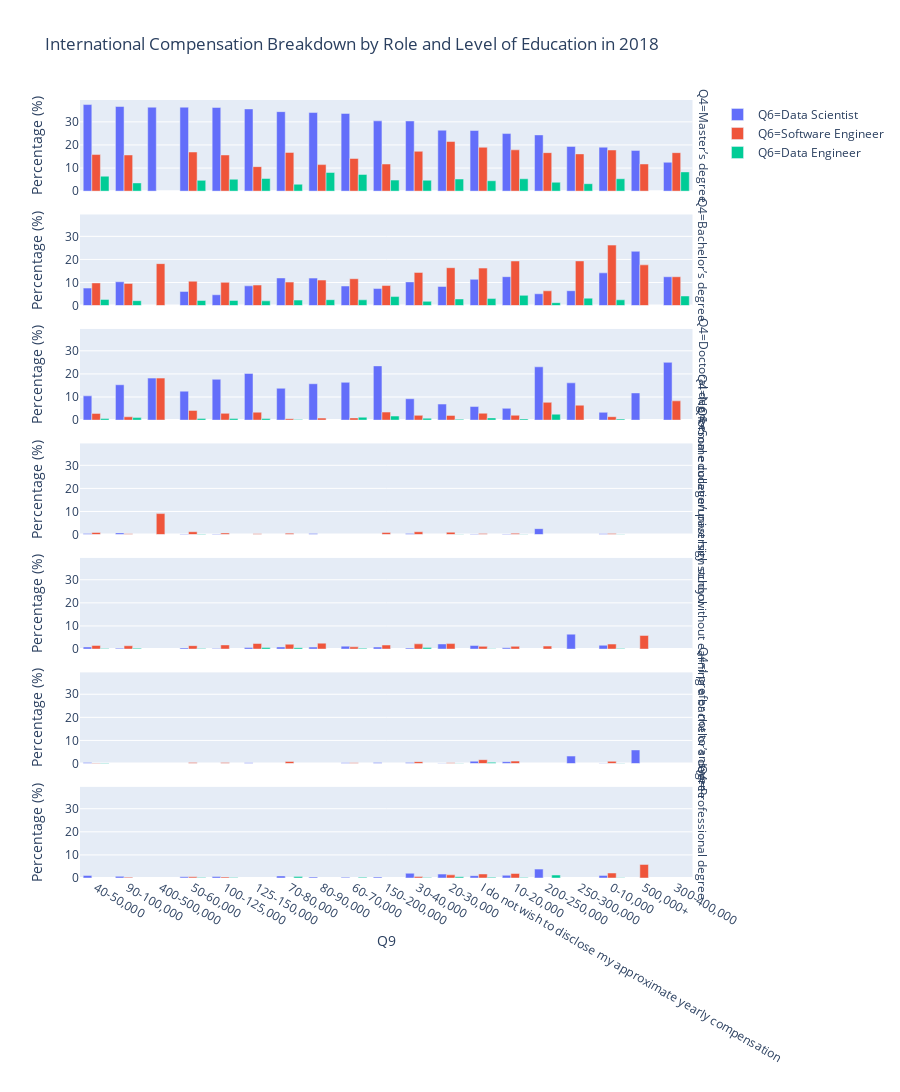

Notebook code cell kept with this figure:
### Code cell
fig = px.bar(df_test, x = 'Q9', y = 'Percentage', title= 'International Compensation Breakdown by Role and Level of Education in 2018', 
             color = 'Q6' , barmode='group', labels={'Percentage':'Percentage (%)'}, facet_row='Q4', height = 3000)
fig.show()

### Figure 1 — Plotly figure (JSON) as saved in the notebook; plotly's stock layout.template omitted (floating-point values rounded to 4 significant figures)
{"data": [{"alignmentgroup": "True", "hoverlabel": {"namelength": 0}, "hovertemplate": "Q6=Data Scientist<br>Q4=Master’s degree<br>Q9=%{x}<br>Percentage (%)=%{y}", "legendgroup": "Q6=Data Scientist", "marker": {"color": "#636efa"}, "name": "Q6=Data Scientist", "offsetgroup": "Q6=Data Scientist", "orientation": "v", "showlegend": true, "textposition": "auto", "type": "bar", "x": ["40-50,000", "90-100,000", "400-500,000", "50-60,000", "100-125,000", "125-150,000", "70-80,000", "80-90,000", "60-70,000", "150-200,000", "30-40,000", "20-30,000", "I do not wish to disclose my approximate yearly compensation", "10-20,000", "200-250,000", "250-300,000", "0-10,000", "500,000+", "300-400,000"], "xaxis": "x7", "y": [37.5, 36.65, 36.36, 36.36, 36.24, 35.62, 34.43, 34.04, 33.65, 30.43, 30.39, 26.4, 26.25, 24.93, 24.36, 19.35, 19.03, 17.65, 12.5], "yaxis": "y7"}, {"alignmentgroup": "True", "hoverlabel": {"namelength": 0}, "hovertemplate": "Q6=Data Scientist<br>Q4=Bachelor’s degree<br>Q9=%{x}<br>Percentage (%)=%{y}", "legendgroup": "Q6=Data Scientist", "marker": {"color": "#636efa"}, "name": "Q6=Data Scientist", "offsetgroup": "Q6=Data Scientist", "orientation": "v", "showlegend": false, "textposition": "auto", "type": "bar", "x": ["500,000+", "0-10,000", "10-20,000", "300-400,000", "70-80,000", "80-90,000", "I do not wish to disclose my approximate yearly compensation", "90-100,000", "30-40,000", "125-150,000", "60-70,000", "20-30,000", "40-50,000", "150-200,000", "250-300,000", "50-60,000", "200-250,000", "100-125,000"], "xaxis": "x6", "y": [23.53, 14.19, 12.53, 12.5, 11.98, 11.91, 11.39, 10.32, 10.27, 8.562, 8.491, 8.291, 7.589, 7.391, 6.452, 6.143, 5.128, 4.698], "yaxis": "y6"}, {"alignmentgroup": "True", "hoverlabel": {"namelength": 0}, "hovertemplate": "Q6=Data Scientist<br>Q4=Doctoral degree<br>Q9=%{x}<br>Percentage (%)=%{y}", "legendgroup": "Q6=Data Scientist", "marker": {"color": "#636efa"}, "name": "Q6=Data Scientist", "offsetgroup": "Q6=Data Scientist", "orientation": "v", "showlegend": false, "textposition": "auto", "type": "bar", "x": ["300-400,000", "150-200,000", "200-250,000", "125-150,000", "400-500,000", "100-125,000", "60-70,000", "250-300,000", "80-90,000", "90-100,000", "70-80,000", "50-60,000", "500,000+", "40-50,000", "30-40,000", "20-30,000", "I do not wish to disclose my approximate yearly compensation", "10-20,000", "0-10,000"], "xaxis": "x5", "y": [25, 23.48, 23.08, 20.21, 18.18, 17.67, 16.35, 16.13, 15.74, 15.3, 13.77, 12.53, 11.76, 10.49, 9.24, 6.937, 5.874, 5.091, 3.374], "yaxis": "y5"}, {"alignmentgroup": "True", "hoverlabel": {"namelength": 0}, "hovertemplate": "Q6=Data Scientist<br>Q4=No formal education past high school<br>Q9=%{x}<br>Percentage (%)=%{y}", "legendgroup": "Q6=Data Scientist", "marker": {"color": "#636efa"}, "name": "Q6=Data Scientist", "offsetgroup": "Q6=Data Scientist", "orientation": "v", "showlegend": false, "textposition": "auto", "type": "bar", "x": ["200-250,000", "90-100,000", "40-50,000", "80-90,000", "30-40,000", "0-10,000", "I do not wish to disclose my approximate yearly compensation", "10-20,000", "50-60,000", "100-125,000"], "xaxis": "x4", "y": [2.564, 0.7117, 0.4464, 0.4255, 0.4107, 0.346, 0.2901, 0.2611, 0.2457, 0.2237], "yaxis": "y4"}, {"alignmentgroup": "True", "hoverlabel": {"namelength": 0}, "hovertemplate": "Q6=Data Scientist<br>Q4=Some college/university study without earning a bachelor’s degree<br>Q9=%{x}<br>Percentage (%)=%{y}", "legendgroup": "Q6=Data Scientist", "marker": {"color": "#636efa"}, "name": "Q6=Data Scientist", "offsetgroup": "Q6=Data Scientist", "orientation": "v", "showlegend": false, "textposition": "auto", "type": "bar", "x": ["250-300,000", "20-30,000", "0-10,000", "I do not wish to disclose my approximate yearly compensation", "60-70,000", "70-80,000", "40-50,000", "150-200,000", "80-90,000", "125-150,000", "10-20,000", "50-60,000", "30-40,000", "90-100,000", "100-125,000"], "xaxis": "x3", "y": [6.452, 2.2, 1.644, 1.523, 1.258, 0.8982, 0.8929, 0.8696, 0.8511, 0.6849, 0.5222, 0.4914, 0.4107, 0.3559, 0.2237], "yaxis": "y3"}, {"alignmentgroup": "True", "hoverlabel": {"namelength": 0}, "hovertemplate": "Q6=Data Scientist<br>Q4=I prefer not to answer<br>Q9=%{x}<br>Percentage (%)=%{y}", "legendgroup": "Q6=Data Scientist", "marker": {"color": "#636efa"}, "name": "Q6=Data Scientist", "offsetgroup": "Q6=Data Scientist", "orientation": "v", "showlegend": false, "textposition": "auto", "type": "bar", "x": ["500,000+", "250-300,000", "I do not wish to disclose my approximate yearly compensation", "10-20,000", "40-50,000", "150-200,000", "30-40,000", "125-150,000", "60-70,000", "0-10,000", "20-30,000"], "xaxis": "x2", "y": [5.882, 3.226, 1.015, 0.7833, 0.4464, 0.4348, 0.4107, 0.3425, 0.3145, 0.173, 0.1692], "yaxis": "y2"}, {"alignmentgroup": "True", "hoverlabel": {"namelength": 0}, "hovertemplate": "Q6=Data Scientist<br>Q4=Professional degree<br>Q9=%{x}<br>Percentage (%)=%{y}", "legendgroup": "Q6=Data Scientist", "marker": {"color": "#636efa"}, "name": "Q6=Data Scientist", "offsetgroup": "Q6=Data Scientist", "orientation": "v", "showlegend": false, "textposition": "auto", "type": "bar", "x": ["200-250,000", "30-40,000", "20-30,000", "10-20,000", "0-10,000", "40-50,000", "I do not wish to disclose my approximate yearly compensation", "70-80,000", "90-100,000", "100-125,000", "50-60,000", "150-200,000", "80-90,000", "60-70,000"], "xaxis": "x", "y": [3.846, 2.053, 1.692, 1.175, 1.125, 1.116, 1.015, 0.8982, 0.7117, 0.6711, 0.4914, 0.4348, 0.4255, 0.3145], "yaxis": "y"}, {"alignmentgroup": "True", "hoverlabel": {"namelength": 0}, "hovertemplate": "Q6=Software Engineer<br>Q4=Master’s degree<br>Q9=%{x}<br>Percentage (%)=%{y}", "legendgroup": "Q6=Software Engineer", "marker": {"color": "#EF553B"}, "name": "Q6=Software Engineer", "offsetgroup": "Q6=Software Engineer", "orientation": "v", "showlegend": true, "textposition": "auto", "type": "bar", "x": ["20-30,000", "I do not wish to disclose my approximate yearly compensation", "10-20,000", "0-10,000", "30-40,000", "50-60,000", "70-80,000", "200-250,000", "300-400,000", "250-300,000", "40-50,000", "100-125,000", "90-100,000", "60-70,000", "500,000+", "150-200,000", "80-90,000", "125-150,000"], "xaxis": "x7", "y": [21.49, 19.0, 17.89, 17.82, 17.25, 16.95, 16.77, 16.67, 16.67, 16.13, 15.85, 15.66, 15.66, 14.15, 11.76, 11.74, 11.49, 10.62], "yaxis": "y7"}, {"alignmentgroup": "True", "hoverlabel": {"namelength": 0}, "hovertemplate": "Q6=Software Engineer<br>Q4=Bachelor’s degree<br>Q9=%{x}<br>Percentage (%)=%{y}", "legendgroup": "Q6=Software Engineer", "marker": {"color": "#EF553B"}, "name": "Q6=Software Engineer", "offsetgroup": "Q6=Software Engineer", "orientation": "v", "showlegend": false, "textposition": "auto", "type": "bar", "x": ["0-10,000", "250-300,000", "10-20,000", "400-500,000", "500,000+", "20-30,000", "I do not wish to disclose my approximate yearly compensation", "30-40,000", "300-400,000", "60-70,000", "80-90,000", "50-60,000", "70-80,000", "100-125,000", "40-50,000", "90-100,000", "125-150,000", "150-200,000", "200-250,000"], "xaxis": "x6", "y": [26.21, 19.35, 19.32, 18.18, 17.65, 16.41, 16.24, 14.37, 12.5, 11.64, 11.06, 10.57, 10.18, 10.07, 9.821, 9.609, 8.904, 8.696, 6.41], "yaxis": "y6"}, {"alignmentgroup": "True", "hoverlabel": {"namelength": 0}, "hovertemplate": "Q6=Software Engineer<br>Q4=Doctoral degree<br>Q9=%{x}<br>Percentage (%)=%{y}", "legendgroup": "Q6=Software Engineer", "marker": {"color": "#EF553B"}, "name": "Q6=Software Engineer", "offsetgroup": "Q6=Software Engineer", "orientation": "v", "showlegend": false, "textposition": "auto", "type": "bar", "x": ["400-500,000", "300-400,000", "200-250,000", "250-300,000", "50-60,000", "150-200,000", "125-150,000", "I do not wish to disclose my approximate yearly compensation", "100-125,000", "40-50,000", "10-20,000", "30-40,000", "20-30,000", "0-10,000", "90-100,000", "60-70,000", "80-90,000", "70-80,000"], "xaxis": "x5", "y": [18.18, 8.333, 7.692, 6.452, 4.177, 3.478, 3.425, 2.973, 2.908, 2.902, 2.089, 2.053, 2.03, 1.471, 1.423, 0.9434, 0.8511, 0.5988], "yaxis": "y5"}, {"alignmentgroup": "True", "hoverlabel": {"namelength": 0}, "hovertemplate": "Q6=Software Engineer<br>Q4=No formal education past high school<br>Q9=%{x}<br>Percentage (%)=%{y}", "legendgroup": "Q6=Software Engineer", "marker": {"color": "#EF553B"}, "name": "Q6=Software Engineer", "offsetgroup": "Q6=Software Engineer", "orientation": "v", "showlegend": false, "textposition": "auto", "type": "bar", "x": ["400-500,000", "30-40,000", "50-60,000", "20-30,000", "40-50,000", "150-200,000", "100-125,000", "70-80,000", "10-20,000", "I do not wish to disclose my approximate yearly compensation", "0-10,000", "90-100,000", "125-150,000"], "xaxis": "x4", "y": [9.091, 1.232, 1.229, 1.015, 0.8929, 0.8696, 0.6711, 0.5988, 0.5222, 0.4351, 0.4325, 0.3559, 0.3425], "yaxis": "y4"}, {"alignmentgroup": "True", "hoverlabel": {"namelength": 0}, "hovertemplate": "Q6=Software Engineer<br>Q4=Some college/university study without earning a bachelor’s degree<br>Q9=%{x}<br>Percentage (%)=%{y}", "legendgroup": "Q6=Software Engineer", "marker": {"color": "#EF553B"}, "name": "Q6=Software Engineer", "offsetgroup": "Q6=Software Engineer", "orientation": "v", "showlegend": false, "textposition": "auto", "type": "bar", "x": ["500,000+", "80-90,000", "125-150,000", "20-30,000", "30-40,000", "0-10,000", "70-80,000", "100-125,000", "150-200,000", "40-50,000", "50-60,000", "90-100,000", "200-250,000", "10-20,000", "I do not wish to disclose my approximate yearly compensation", "60-70,000"], "xaxis": "x3", "y": [5.882, 2.553, 2.397, 2.369, 2.259, 2.163, 2.096, 1.79, 1.739, 1.562, 1.474, 1.423, 1.282, 1.175, 1.16, 0.9434], "yaxis": "y3"}, {"alignmentgroup": "True", "hoverlabel": {"namelength": 0}, "hovertemplate": "Q6=Software Engineer<br>Q4=I prefer not to answer<br>Q9=%{x}<br>Percentage (%)=%{y}", "legendgroup": "Q6=Software Engineer", "marker": {"color": "#EF553B"}, "name": "Q6=Software Engineer", "offsetgroup": "Q6=Software Engineer", "orientation": "v", "showlegend": false, "textposition": "auto", "type": "bar", "x": ["I do not wish to disclose my approximate yearly compensation", "10-20,000", "0-10,000", "70-80,000", "30-40,000", "50-60,000", "100-125,000", "20-30,000", "60-70,000", "40-50,000"], "xaxis": "x2", "y": [1.668, 1.044, 0.9516, 0.8982, 0.8214, 0.4914, 0.4474, 0.3384, 0.3145, 0.2232], "yaxis": "y2"}, {"alignmentgroup": "True", "hoverlabel": {"namelength": 0}, "hovertemplate": "Q6=Software Engineer<br>Q4=Professional degree<br>Q9=%{x}<br>Percentage (%)=%{y}", "legendgroup": "Q6=Software Engineer", "marker": {"color": "#EF553B"}, "name": "Q6=Software Engineer", "offsetgroup": "Q6=Software Engineer", "orientation": "v", "showlegend": false, "textposition": "auto", "type": "bar", "x": ["500,000+", "0-10,000", "10-20,000", "I do not wish to disclose my approximate yearly compensation", "20-30,000", "30-40,000", "50-60,000", "100-125,000", "90-100,000"], "xaxis": "x", "y": [5.882, 2.163, 1.958, 1.74, 1.354, 0.616, 0.4914, 0.4474, 0.3559], "yaxis": "y"}, {"alignmentgroup": "True", "hoverlabel": {"namelength": 0}, "hovertemplate": "Q6=Data Engineer<br>Q4=Master’s degree<br>Q9=%{x}<br>Percentage (%)=%{y}", "legendgroup": "Q6=Data Engineer", "marker": {"color": "#00cc96"}, "name": "Q6=Data Engineer", "offsetgroup": "Q6=Data Engineer", "orientation": "v", "showlegend": true, "textposition": "auto", "type": "bar", "x": ["300-400,000", "80-90,000", "60-70,000", "40-50,000", "125-150,000", "0-10,000", "10-20,000", "20-30,000", "100-125,000", "150-200,000", "30-40,000", "50-60,000", "I do not wish to disclose my approximate yearly compensation", "200-250,000", "90-100,000", "250-300,000", "70-80,000"], "xaxis": "x7", "y": [8.333, 8.085, 7.233, 6.473, 5.479, 5.363, 5.352, 5.245, 5.145, 4.783, 4.723, 4.668, 4.496, 3.846, 3.559, 3.226, 2.994], "yaxis": "y7"}, {"alignmentgroup": "True", "hoverlabel": {"namelength": 0}, "hovertemplate": "Q6=Data Engineer<br>Q4=Bachelor’s degree<br>Q9=%{x}<br>Percentage (%)=%{y}", "legendgroup": "Q6=Data Engineer", "marker": {"color": "#00cc96"}, "name": "Q6=Data Engineer", "offsetgroup": "Q6=Data Engineer", "orientation": "v", "showlegend": false, "textposition": "auto", "type": "bar", "x": ["10-20,000", "300-400,000", "150-200,000", "250-300,000", "I do not wish to disclose my approximate yearly compensation", "20-30,000", "40-50,000", "80-90,000", "60-70,000", "0-10,000", "70-80,000", "100-125,000", "50-60,000", "90-100,000", "125-150,000", "30-40,000", "200-250,000"], "xaxis": "x6", "y": [4.439, 4.167, 3.913, 3.226, 3.046, 2.876, 2.679, 2.553, 2.516, 2.509, 2.395, 2.237, 2.211, 2.135, 2.055, 1.848, 1.282], "yaxis": "y6"}, {"alignmentgroup": "True", "hoverlabel": {"namelength": 0}, "hovertemplate": "Q6=Data Engineer<br>Q4=Doctoral degree<br>Q9=%{x}<br>Percentage (%)=%{y}", "legendgroup": "Q6=Data Engineer", "marker": {"color": "#00cc96"}, "name": "Q6=Data Engineer", "offsetgroup": "Q6=Data Engineer", "orientation": "v", "showlegend": false, "textposition": "auto", "type": "bar", "x": ["200-250,000", "150-200,000", "60-70,000", "90-100,000", "I do not wish to disclose my approximate yearly compensation", "30-40,000", "50-60,000", "125-150,000", "100-125,000", "40-50,000", "10-20,000", "0-10,000", "20-30,000", "70-80,000"], "xaxis": "x5", "y": [2.564, 1.739, 1.258, 1.068, 0.9427, 0.8214, 0.7371, 0.6849, 0.6711, 0.6696, 0.5222, 0.4325, 0.3384, 0.2994], "yaxis": "y5"}, {"alignmentgroup": "True", "hoverlabel": {"namelength": 0}, "hovertemplate": "Q6=Data Engineer<br>Q4=No formal education past high school<br>Q9=%{x}<br>Percentage (%)=%{y}", "legendgroup": "Q6=Data Engineer", "marker": {"color": "#00cc96"}, "name": "Q6=Data Engineer", "offsetgroup": "Q6=Data Engineer", "orientation": "v", "showlegend": false, "textposition": "auto", "type": "bar", "x": ["50-60,000", "0-10,000", "20-30,000", "10-20,000"], "xaxis": "x4", "y": [0.2457, 0.173, 0.1692, 0.1305], "yaxis": "y4"}, {"alignmentgroup": "True", "hoverlabel": {"namelength": 0}, "hovertemplate": "Q6=Data Engineer<br>Q4=Some college/university study without earning a bachelor’s degree<br>Q9=%{x}<br>Percentage (%)=%{y}", "legendgroup": "Q6=Data Engineer", "marker": {"color": "#00cc96"}, "name": "Q6=Data Engineer", "offsetgroup": "Q6=Data Engineer", "orientation": "v", "showlegend": false, "textposition": "auto", "type": "bar", "x": ["125-150,000", "30-40,000", "70-80,000", "90-100,000", "60-70,000", "0-10,000", "50-60,000", "40-50,000", "I do not wish to disclose my approximate yearly compensation"], "xaxis": "x3", "y": [0.6849, 0.616, 0.5988, 0.3559, 0.3145, 0.2595, 0.2457, 0.2232, 0.145], "yaxis": "y3"}, {"alignmentgroup": "True", "hoverlabel": {"namelength": 0}, "hovertemplate": "Q6=Data Engineer<br>Q4=I prefer not to answer<br>Q9=%{x}<br>Percentage (%)=%{y}", "legendgroup": "Q6=Data Engineer", "marker": {"color": "#00cc96"}, "name": "Q6=Data Engineer", "offsetgroup": "Q6=Data Engineer", "orientation": "v", "showlegend": false, "textposition": "auto", "type": "bar", "x": ["I do not wish to disclose my approximate yearly compensation", "40-50,000", "20-30,000", "0-10,000"], "xaxis": "x2", "y": [0.5076, 0.2232, 0.1692, 0.08651], "yaxis": "y2"}, {"alignmentgroup": "True", "hoverlabel": {"namelength": 0}, "hovertemplate": "Q6=Data Engineer<br>Q4=Professional degree<br>Q9=%{x}<br>Percentage (%)=%{y}", "legendgroup": "Q6=Data Engineer", "marker": {"color": "#00cc96"}, "name": "Q6=Data Engineer", "offsetgroup": "Q6=Data Engineer", "orientation": "v", "showlegend": false, "textposition": "auto", "type": "bar", "x": ["200-250,000", "70-80,000", "20-30,000", "60-70,000", "I do not wish to disclose my approximate yearly compensation", "10-20,000", "50-60,000", "100-125,000", "30-40,000", "0-10,000"], "xaxis": "x", "y": [1.282, 0.5988, 0.5076, 0.3145, 0.2901, 0.2611, 0.2457, 0.2237, 0.2053, 0.08651], "yaxis": "y"}], "layout": {"annotations": [{"font": {}, "showarrow": false, "text": "Q4=Professional degree", "textangle": 90, "x": 0.98, "xanchor": "left", "xref": "paper", "y": 0.05857, "yanchor": "middle", "yref": "paper"}, {"font": {}, "showarrow": false, "text": "Q4=I prefer not to answer", "textangle": 90, "x": 0.98, "xanchor": "left", "xref": "paper", "y": 0.2057, "yanchor": "middle", "yref": "paper"}, {"font": {}, "showarrow": false, "text": "Q4=Some college/university study without earning a bachelor’s degree", "textangle": 90, "x": 0.98, "xanchor": "left", "xref": "paper", "y": 0.3529, "yanchor": "middle", "yref": "paper"}, {"font": {}, "showarrow": false, "text": "Q4=No formal education past high school", "textangle": 90, "x": 0.98, "xanchor": "left", "xref": "paper", "y": 0.5, "yanchor": "middle", "yref": "paper"}, {"font": {}, "showarrow": false, "text": "Q4=Doctoral degree", "textangle": 90, "x": 0.98, "xanchor": "left", "xref": "paper", "y": 0.6471, "yanchor": "middle", "yref": "paper"}, {"font": {}, "showarrow": false, "text": "Q4=Bachelor’s degree", "textangle": 90, "x": 0.98, "xanchor": "left", "xref": "paper", "y": 0.7943, "yanchor": "middle", "yref": "paper"}, {"font": {}, "showarrow": false, "text": "Q4=Master’s degree", "textangle": 90, "x": 0.98, "xanchor": "left", "xref": "paper", "y": 0.9414, "yanchor": "middle", "yref": "paper"}], "barmode": "group", "height": 3000, "legend": {"tracegroupgap": 0}, "title": {"text": "International Compensation Breakdown by Role and Level of Education in 2018"}, "xaxis": {"anchor": "y", "domain": [0, 0.98], "title": {"text": "Q9"}}, "xaxis2": {"anchor": "y2", "domain": [0, 0.98], "matches": "x", "showticklabels": false}, "xaxis3": {"anchor": "y3", "domain": [0, 0.98], "matches": "x", "showticklabels": false}, "xaxis4": {"anchor": "y4", "domain": [0, 0.98], "matches": "x", "showticklabels": false}, "xaxis5": {"anchor": "y5", "domain": [0, 0.98], "matches": "x", "showticklabels": false}, "xaxis6": {"anchor": "y6", "domain": [0, 0.98], "matches": "x", "showticklabels": false}, "xaxis7": {"anchor": "y7", "domain": [0, 0.98], "matches": "x", "showticklabels": false}, "yaxis": {"anchor": "x", "domain": [0, 0.1171], "title": {"text": "Percentage (%)"}}, "yaxis2": {"anchor": "x2", "domain": [0.1471, 0.2643], "matches": "y", "title": {"text": "Percentage (%)"}}, "yaxis3": {"anchor": "x3", "domain": [0.2943, 0.4114], "matches": "y", "title": {"text": "Percentage (%)"}}, "yaxis4": {"anchor": "x4", "domain": [0.4414, 0.5586], "matches": "y", "title": {"text": "Percentage (%)"}}, "yaxis5": {"anchor": "x5", "domain": [0.5886, 0.7057], "matches": "y", "title": {"text": "Percentage (%)"}}, "yaxis6": {"anchor": "x6", "domain": [0.7357, 0.8529], "matches": "y", "title": {"text": "Percentage (%)"}}, "yaxis7": {"anchor": "x7", "domain": [0.8829, 1.0], "matches": "y", "title": {"text": "Percentage (%)"}}}}
